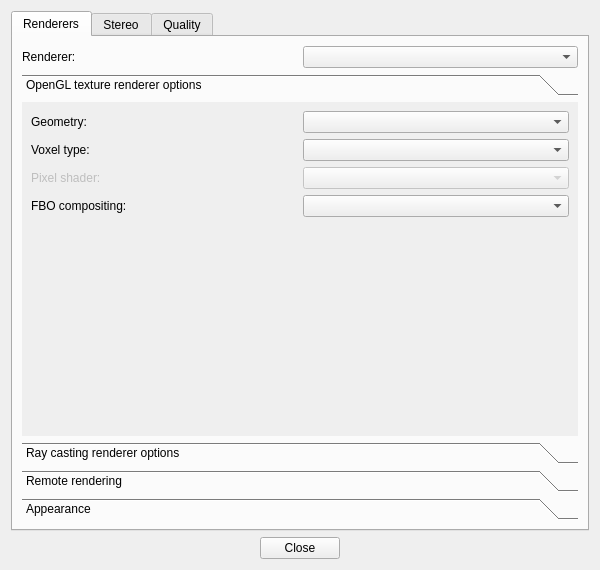
<?xml version="1.0" encoding="UTF-8"?>
<ui version="4.0">
 <class>PrefDialog</class>
 <widget class="QDialog" name="PrefDialog">
  <property name="geometry">
   <rect>
    <x>0</x>
    <y>0</y>
    <width>600</width>
    <height>570</height>
   </rect>
  </property>
  <property name="windowTitle">
   <string>Preferences</string>
  </property>
  <layout class="QVBoxLayout" name="verticalLayout_9">
   <item>
    <widget class="QTabWidget" name="tabWidget">
     <property name="currentIndex">
      <number>0</number>
     </property>
     <widget class="QWidget" name="rendererTab">
      <attribute name="title">
       <string>Renderers</string>
      </attribute>
      <layout class="QVBoxLayout" name="verticalLayout">
       <item>
        <layout class="QHBoxLayout" name="rendererLayout">
         <item>
          <widget class="QLabel" name="rendererLabel">
           <property name="text">
            <string>Renderer:</string>
           </property>
          </widget>
         </item>
         <item>
          <widget class="QComboBox" name="rendererBox">
           <property name="minimumSize">
            <size>
             <width>240</width>
             <height>0</height>
            </size>
           </property>
          </widget>
         </item>
        </layout>
       </item>
       <item>
        <widget class="QToolBox" name="optionsToolBox">
         <property name="frameShape">
          <enum>QFrame::NoFrame</enum>
         </property>
         <widget class="QWidget" name="texPage">
          <property name="geometry">
           <rect>
            <x>0</x>
            <y>0</y>
            <width>566</width>
            <height>346</height>
           </rect>
          </property>
          <attribute name="label">
           <string>OpenGL texture renderer options</string>
          </attribute>
          <attribute name="toolTip">
           <string>&lt;html&gt;&lt;head/&gt;&lt;body&gt;&lt;p&gt;Renderer: OpenGL textures&lt;/p&gt;&lt;p&gt;Geometry; Voxel type; Pixel Shader; Brick size&lt;/p&gt;&lt;/body&gt;&lt;/html&gt;</string>
          </attribute>
          <layout class="QVBoxLayout" name="verticalLayout_6">
           <item>
            <layout class="QHBoxLayout" name="geometryLayout">
             <item>
              <widget class="QLabel" name="geometryLabel">
               <property name="text">
                <string>Geometry:</string>
               </property>
              </widget>
             </item>
             <item>
              <widget class="QComboBox" name="geometryBox">
               <property name="minimumSize">
                <size>
                 <width>240</width>
                 <height>0</height>
                </size>
               </property>
              </widget>
             </item>
            </layout>
           </item>
           <item>
            <layout class="QHBoxLayout" name="voxTypeLayout">
             <item>
              <widget class="QLabel" name="voxTypeLabel">
               <property name="text">
                <string>Voxel type:</string>
               </property>
              </widget>
             </item>
             <item>
              <widget class="QComboBox" name="voxTypeBox">
               <property name="minimumSize">
                <size>
                 <width>240</width>
                 <height>0</height>
                </size>
               </property>
              </widget>
             </item>
            </layout>
           </item>
           <item>
            <layout class="QHBoxLayout" name="pixShdLayout">
             <item>
              <widget class="QLabel" name="pixShdLabel">
               <property name="enabled">
                <bool>false</bool>
               </property>
               <property name="text">
                <string>Pixel shader:</string>
               </property>
              </widget>
             </item>
             <item>
              <widget class="QComboBox" name="pixShdBox">
               <property name="enabled">
                <bool>false</bool>
               </property>
               <property name="minimumSize">
                <size>
                 <width>240</width>
                 <height>0</height>
                </size>
               </property>
              </widget>
             </item>
            </layout>
           </item>
           <item>
            <layout class="QHBoxLayout" name="fboLayout">
             <item>
              <widget class="QLabel" name="fboLabel">
               <property name="text">
                <string>FBO compositing:</string>
               </property>
              </widget>
             </item>
             <item>
              <widget class="QComboBox" name="fboBox"/>
             </item>
            </layout>
           </item>
           <item>
            <layout class="QHBoxLayout" name="texInfoLayout">
             <item>
              <layout class="QVBoxLayout" name="texInfoIconLayout">
               <item>
                <widget class="QLabel" name="texInfoIconLabel">
                 <property name="minimumSize">
                  <size>
                   <width>32</width>
                   <height>32</height>
                  </size>
                 </property>
                 <property name="maximumSize">
                  <size>
                   <width>32</width>
                   <height>32</height>
                  </size>
                 </property>
                 <property name="text">
                  <string/>
                 </property>
                </widget>
               </item>
               <item>
                <spacer name="verticalSpacer">
                 <property name="orientation">
                  <enum>Qt::Vertical</enum>
                 </property>
                 <property name="sizeHint" stdset="0">
                  <size>
                   <width>20</width>
                   <height>40</height>
                  </size>
                 </property>
                </spacer>
               </item>
              </layout>
             </item>
             <item>
              <widget class="QLabel" name="texInfoLabel">
               <property name="text">
                <string/>
               </property>
               <property name="wordWrap">
                <bool>true</bool>
               </property>
              </widget>
             </item>
            </layout>
           </item>
          </layout>
         </widget>
         <widget class="QWidget" name="rayPage">
          <property name="geometry">
           <rect>
            <x>0</x>
            <y>0</y>
            <width>325</width>
            <height>63</height>
           </rect>
          </property>
          <attribute name="label">
           <string>Ray casting renderer options</string>
          </attribute>
          <attribute name="toolTip">
           <string>&lt;!DOCTYPE HTML PUBLIC &quot;-//W3C//DTD HTML 4.0//EN&quot; &quot;http://www.w3.org/TR/REC-html40/strict.dtd&quot;&gt;
&lt;html&gt;&lt;head&gt;&lt;meta name=&quot;qrichtext&quot; content=&quot;1&quot; /&gt;&lt;style type=&quot;text/css&quot;&gt;
p, li { white-space: pre-wrap; }
&lt;/style&gt;&lt;/head&gt;&lt;body style=&quot; font-family:'Ubuntu'; font-size:9pt; font-weight:400; font-style:normal;&quot;&gt;
&lt;p style=&quot; margin-top:12px; margin-bottom:12px; margin-left:0px; margin-right:0px; -qt-block-indent:0; text-indent:0px;&quot;&gt;Renderers: CUDA ray casting; software ray casting&lt;/p&gt;
&lt;p style=&quot; margin-top:12px; margin-bottom:12px; margin-left:0px; margin-right:0px; -qt-block-indent:0; text-indent:0px;&quot;&gt;Early ray termination&lt;/p&gt;&lt;/body&gt;&lt;/html&gt;</string>
          </attribute>
          <layout class="QVBoxLayout" name="verticalLayout_5">
           <item>
            <layout class="QHBoxLayout" name="rayRendArchLayout">
             <item>
              <widget class="QLabel" name="rayRendArchLabel">
               <property name="text">
                <string>Architecture:</string>
               </property>
              </widget>
             </item>
             <item>
              <widget class="QComboBox" name="rayRendArchBox">
               <property name="minimumSize">
                <size>
                 <width>240</width>
                 <height>0</height>
                </size>
               </property>
              </widget>
             </item>
            </layout>
           </item>
           <item>
            <widget class="QCheckBox" name="earlyRayBox">
             <property name="text">
              <string>Early ray termination</string>
             </property>
             <property name="checked">
              <bool>true</bool>
             </property>
            </widget>
           </item>
           <item>
            <spacer name="raySpacer">
             <property name="orientation">
              <enum>Qt::Vertical</enum>
             </property>
             <property name="sizeHint" stdset="0">
              <size>
               <width>20</width>
               <height>64</height>
              </size>
             </property>
            </spacer>
           </item>
          </layout>
         </widget>
         <widget class="QWidget" name="remotePage">
          <property name="geometry">
           <rect>
            <x>0</x>
            <y>0</y>
            <width>235</width>
            <height>129</height>
           </rect>
          </property>
          <attribute name="label">
           <string>Remote rendering</string>
          </attribute>
          <layout class="QVBoxLayout" name="verticalLayout_7">
           <item>
            <layout class="QHBoxLayout" name="remoteConnectionLayout">
             <item>
              <widget class="QLabel" name="hostLabel">
               <property name="text">
                <string>Host:</string>
               </property>
              </widget>
             </item>
             <item>
              <widget class="QLineEdit" name="hostEdit"/>
             </item>
             <item>
              <widget class="QLabel" name="portLabel">
               <property name="text">
                <string>Port:</string>
               </property>
              </widget>
             </item>
             <item>
              <widget class="QSpinBox" name="portBox">
               <property name="minimumSize">
                <size>
                 <width>70</width>
                 <height>0</height>
                </size>
               </property>
               <property name="maximumSize">
                <size>
                 <width>70</width>
                 <height>16777215</height>
                </size>
               </property>
               <property name="maximum">
                <number>65535</number>
               </property>
               <property name="value">
                <number>31050</number>
               </property>
              </widget>
             </item>
            </layout>
           </item>
           <item>
            <layout class="QHBoxLayout" name="remoteButtonLayout">
             <item>
              <widget class="QPushButton" name="getInfoButton">
               <property name="enabled">
                <bool>false</bool>
               </property>
               <property name="text">
                <string>Get Info</string>
               </property>
              </widget>
             </item>
             <item>
              <widget class="QPushButton" name="browseButton">
               <property name="enabled">
                <bool>false</bool>
               </property>
               <property name="text">
                <string>Browse...</string>
               </property>
              </widget>
             </item>
             <item>
              <widget class="QPushButton" name="connectButton">
               <property name="enabled">
                <bool>false</bool>
               </property>
               <property name="text">
                <string>Connect</string>
               </property>
              </widget>
             </item>
            </layout>
           </item>
           <item>
            <widget class="QGroupBox" name="remoteOptionsBox">
             <property name="title">
              <string>Options</string>
             </property>
             <layout class="QVBoxLayout" name="verticalLayout_4">
              <item>
               <widget class="QCheckBox" name="ibrBox">
                <property name="text">
                 <string>Image-Based Rendering</string>
                </property>
               </widget>
              </item>
             </layout>
            </widget>
           </item>
           <item>
            <spacer name="remoteSpacer">
             <property name="orientation">
              <enum>Qt::Vertical</enum>
             </property>
             <property name="sizeHint" stdset="0">
              <size>
               <width>20</width>
               <height>156</height>
              </size>
             </property>
            </spacer>
           </item>
          </layout>
         </widget>
         <widget class="QWidget" name="appearancePage">
          <property name="geometry">
           <rect>
            <x>0</x>
            <y>0</y>
            <width>566</width>
            <height>346</height>
           </rect>
          </property>
          <attribute name="label">
           <string>Appearance</string>
          </attribute>
          <attribute name="toolTip">
           <string>Linear Interpolation (Y|N); Headlight; MIP (Y|N)</string>
          </attribute>
          <layout class="QVBoxLayout" name="verticalLayout_3">
           <item>
            <layout class="QHBoxLayout" name="interpolationLayout">
             <item>
              <widget class="QLabel" name="interpolationLabel">
               <property name="text">
                <string>Interpolation:</string>
               </property>
              </widget>
             </item>
             <item>
              <widget class="QComboBox" name="interpolationBox">
               <property name="minimumSize">
                <size>
                 <width>240</width>
                 <height>0</height>
                </size>
               </property>
              </widget>
             </item>
            </layout>
           </item>
           <item>
            <widget class="QCheckBox" name="mipCheckBox">
             <property name="text">
              <string>Maximum intensity projection (MIP)</string>
             </property>
            </widget>
           </item>
           <item>
            <widget class="QCheckBox" name="preIntegrationCheckBox">
             <property name="text">
              <string>Pre-integration</string>
             </property>
            </widget>
           </item>
           <item>
            <spacer name="appearanceSpacer">
             <property name="orientation">
              <enum>Qt::Vertical</enum>
             </property>
             <property name="sizeHint" stdset="0">
              <size>
               <width>20</width>
               <height>40</height>
              </size>
             </property>
            </spacer>
           </item>
          </layout>
          <zorder>mipCheckBox</zorder>
          <zorder>preIntegrationCheckBox</zorder>
          <zorder>interpolationBox</zorder>
         </widget>
        </widget>
       </item>
      </layout>
     </widget>
     <widget class="QWidget" name="stereoTab">
      <attribute name="title">
       <string>Stereo</string>
      </attribute>
      <layout class="QVBoxLayout" name="verticalLayout_2">
       <item>
        <layout class="QHBoxLayout" name="stereoModeLayout">
         <item>
          <widget class="QLabel" name="stereoModeLabel">
           <property name="text">
            <string>Stereo mode:</string>
           </property>
          </widget>
         </item>
         <item>
          <widget class="QComboBox" name="stereoModeBox"/>
         </item>
        </layout>
       </item>
       <item>
        <layout class="QHBoxLayout" name="stereoDistLayout">
         <item>
          <widget class="QLabel" name="stereoDistLabel">
           <property name="text">
            <string>Inter-ocular distance [mm]:</string>
           </property>
          </widget>
         </item>
         <item>
          <widget class="QLineEdit" name="stereoDistEdit">
           <property name="maximumSize">
            <size>
             <width>60</width>
             <height>16777215</height>
            </size>
           </property>
          </widget>
         </item>
         <item>
          <widget class="QSlider" name="stereoDistSlider">
           <property name="maximum">
            <number>100</number>
           </property>
           <property name="singleStep">
            <number>10</number>
           </property>
           <property name="sliderPosition">
            <number>63</number>
           </property>
           <property name="orientation">
            <enum>Qt::Horizontal</enum>
           </property>
           <property name="tickPosition">
            <enum>QSlider::TicksBelow</enum>
           </property>
          </widget>
         </item>
        </layout>
       </item>
       <item>
        <widget class="QCheckBox" name="swapEyesBox">
         <property name="text">
          <string>Swap eyes</string>
         </property>
        </widget>
       </item>
       <item>
        <spacer name="stereoSpacer">
         <property name="orientation">
          <enum>Qt::Vertical</enum>
         </property>
         <property name="sizeHint" stdset="0">
          <size>
           <width>20</width>
           <height>40</height>
          </size>
         </property>
        </spacer>
       </item>
      </layout>
     </widget>
     <widget class="QWidget" name="qualityTab">
      <attribute name="title">
       <string>Quality</string>
      </attribute>
      <layout class="QVBoxLayout" name="verticalLayout_8">
       <item>
        <layout class="QHBoxLayout" name="qualityLayout">
         <item>
          <layout class="QVBoxLayout" name="movingLayout">
           <item>
            <widget class="QLabel" name="movingLabel">
             <property name="text">
              <string>Moving</string>
             </property>
            </widget>
           </item>
           <item>
            <widget class="QDial" name="movingDial">
             <property name="maximum">
              <number>99</number>
             </property>
             <property name="invertedAppearance">
              <bool>false</bool>
             </property>
             <property name="wrapping">
              <bool>true</bool>
             </property>
            </widget>
           </item>
           <item>
            <widget class="QDoubleSpinBox" name="movingSpinBox">
             <property name="decimals">
              <number>2</number>
             </property>
             <property name="maximum">
              <double>10000.000000000000000</double>
             </property>
             <property name="singleStep">
              <double>0.010000000000000</double>
             </property>
             <property name="value">
              <double>1.000000000000000</double>
             </property>
            </widget>
           </item>
          </layout>
         </item>
         <item>
          <layout class="QVBoxLayout" name="stillLayout">
           <item>
            <widget class="QLabel" name="stillLabel">
             <property name="text">
              <string>Still</string>
             </property>
            </widget>
           </item>
           <item>
            <widget class="QDial" name="stillDial">
             <property name="wrapping">
              <bool>true</bool>
             </property>
            </widget>
           </item>
           <item>
            <widget class="QDoubleSpinBox" name="stillSpinBox">
             <property name="decimals">
              <number>2</number>
             </property>
             <property name="maximum">
              <double>10000.000000000000000</double>
             </property>
             <property name="singleStep">
              <double>0.010000000000000</double>
             </property>
             <property name="value">
              <double>1.000000000000000</double>
             </property>
            </widget>
           </item>
          </layout>
         </item>
        </layout>
       </item>
       <item>
        <spacer name="qualitySpacer">
         <property name="orientation">
          <enum>Qt::Vertical</enum>
         </property>
         <property name="sizeHint" stdset="0">
          <size>
           <width>20</width>
           <height>247</height>
          </size>
         </property>
        </spacer>
       </item>
      </layout>
     </widget>
    </widget>
   </item>
   <item>
    <layout class="QHBoxLayout" name="buttonLayout">
     <item>
      <spacer name="leftSpacer">
       <property name="orientation">
        <enum>Qt::Horizontal</enum>
       </property>
       <property name="sizeHint" stdset="0">
        <size>
         <width>40</width>
         <height>20</height>
        </size>
       </property>
      </spacer>
     </item>
     <item>
      <widget class="QPushButton" name="closeButton">
       <property name="text">
        <string>Close</string>
       </property>
      </widget>
     </item>
     <item>
      <spacer name="rightSpacer">
       <property name="orientation">
        <enum>Qt::Horizontal</enum>
       </property>
       <property name="sizeHint" stdset="0">
        <size>
         <width>40</width>
         <height>20</height>
        </size>
       </property>
      </spacer>
     </item>
    </layout>
   </item>
  </layout>
 </widget>
 <resources/>
 <connections>
  <connection>
   <sender>closeButton</sender>
   <signal>clicked()</signal>
   <receiver>PrefDialog</receiver>
   <slot>close()</slot>
   <hints>
    <hint type="sourcelabel">
     <x>135</x>
     <y>341</y>
    </hint>
    <hint type="destinationlabel">
     <x>134</x>
     <y>230</y>
    </hint>
   </hints>
  </connection>
 </connections>
</ui>
